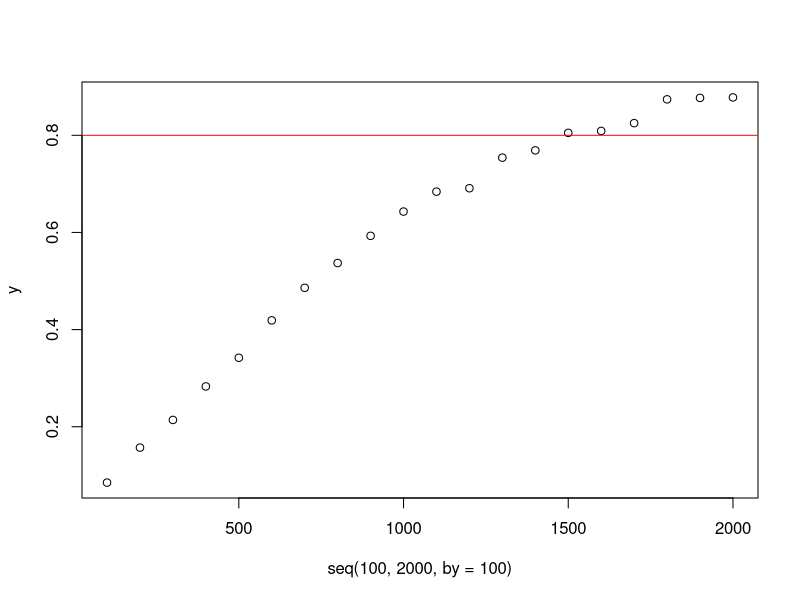
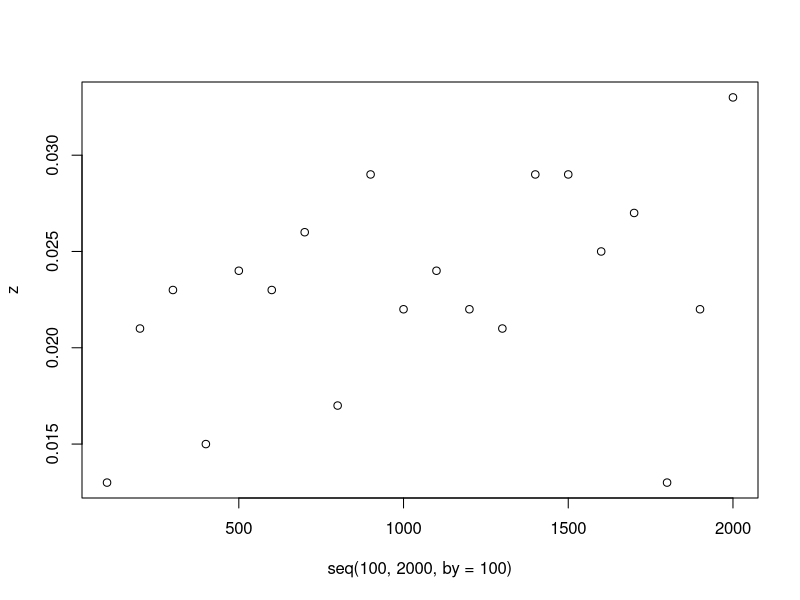
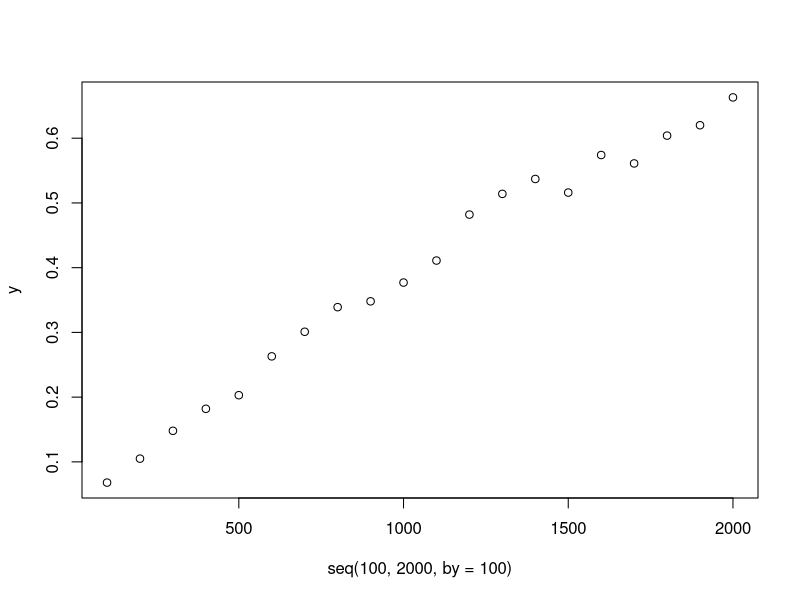
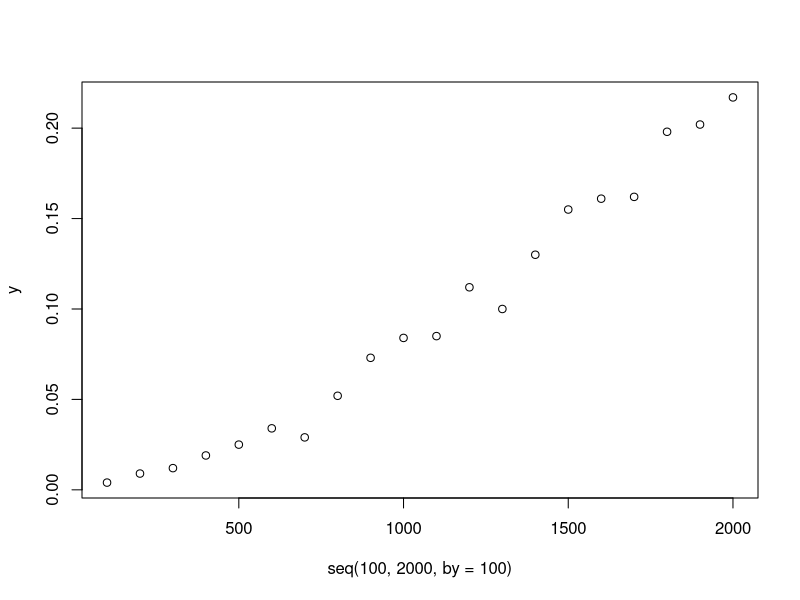

Recreate these plots in R, in order.
## ---- chunk 1
knitr::opts_chunk$set(echo = TRUE)
## ---- chunk 2
f1 <- function(n, piE, piC, numsim = 1000){
  sE <- rbinom(numsim, n, piE)
  sC <- rbinom(numsim, n, piC)
  pvals <- sapply(1:numsim, FUN = function(i) prop.test(x = c(sE[i], sC[i]), n = c(n, n),
                                                        alternative = "less")$p.value)
  mean(pvals < 0.025)
}
## ---- chunk 3
piE <- 0.35
piC <- 0.4
seq(100, 2000, by=100)
y <- NULL
for (n in seq(100, 2000, by=100)){
 y[n] <- (f1(n, piE, piC, numsim = 1000))
  }

f1(100, piE, piC, numsim = 1000) #0.092
f1(200, piE, piC, numsim = 1000) #0.146
f1(300, piE, piC, numsim = 1000) #0.222

y <- y[seq(100, 2000, by=100)]
y
## ---- chunk 4
plot(seq(100, 2000, by=100), y)
abline(h=0.8, col="red")
## ---- chunk 5
z <- NULL
for (n in seq(100, 2000, by = 100)){
  z[n] <- (f1(n, 0.4, 0.4, numsim = 1000))
}
z <- z[seq(100, 2000, by = 100)]
z
## ---- chunk 6
plot(seq(100, 2000, by = 100), z)
## ---- chunk 7
f2 <- function(n, piE, piC, numsim = 1000,alpha=0.025){
  sE <- rbinom(numsim, (0.5*n), piE)
  sC <- rbinom(numsim, (0.5*n), piC)
  pvals <- sapply(1:numsim, FUN = function(i) prop.test(x = c(sE[i], sC[i]), n = c((0.5*n), (0.5*n)),
                                                        alternative = "less")$p.value)
  
  n.signif <- mean(pvals < alpha)
  fulltrial <- sum((pvals > alpha) == TRUE)

  nonsig <- numeric(0)
  
  for(i in 1:numsim){
    if(pvals[i] < alpha){
     nonsig[i] <- 0
    }
    else{
     nonsig[i] <- 1
    }
  }
  
  r.sE <- nonsig*sE
  r.sE <- r.sE[!r.sE %in% 0]
  sE2 <- rbinom(fulltrial, (0.5*n), piE)
  sEt <- (r.sE+sE2)
  
  r.sC <- nonsig*sC
  r.sC <- r.sC[!r.sC %in% 0]
  sC2 <- rbinom(fulltrial, (0.5*n), piE)
  sCt <- (r.sC+sC2)

  
  pvals2 <- sapply(1:length(sEt), FUN = function(i) prop.test(x = c(sEt[i], sCt[i]), n = c(n, n),
                                                        alternative = "less")$p.value)
  n.signif.retrial <- mean(pvals2 < alpha)
  n.signif2 <- (n.signif.retrial*(fulltrial/numsim))
  
  n.signif+n.signif2
  
}

f2(1500, piE, piC, numsim = 1000) # 0.549
f1(1500, piE, piC, numsim = 1000) # 0.792
#power drops quite a bit..

piE <- 0.35
piC <- 0.4
seq(100,2000,by=100)
y <- NULL
for (n in seq(100,2000,by=100)){
  y[n] <- (f2(n, piE, piC, numsim = 1000))
}

y <- y[seq(100,2000,by=100)]
y
## ---- chunk 8
plot(seq(100, 2000, by = 100), y)
abline(h=0.8, col="red")
## ---- chunk 9
piE <- 0.35
piC <- 0.4
seq(100,2000,by=100)
y <- NULL
for (n in seq(100,2000,by=100)){
  y[n] <- (f2(n, piE, piC, numsim = 1000,alpha=0.001))
}

y <- y[seq(100, 2000, by = 100)]
y
## ---- chunk 10
plot(seq(100, 2000, by = 100), y)
abline(h=0.8, col="red")
